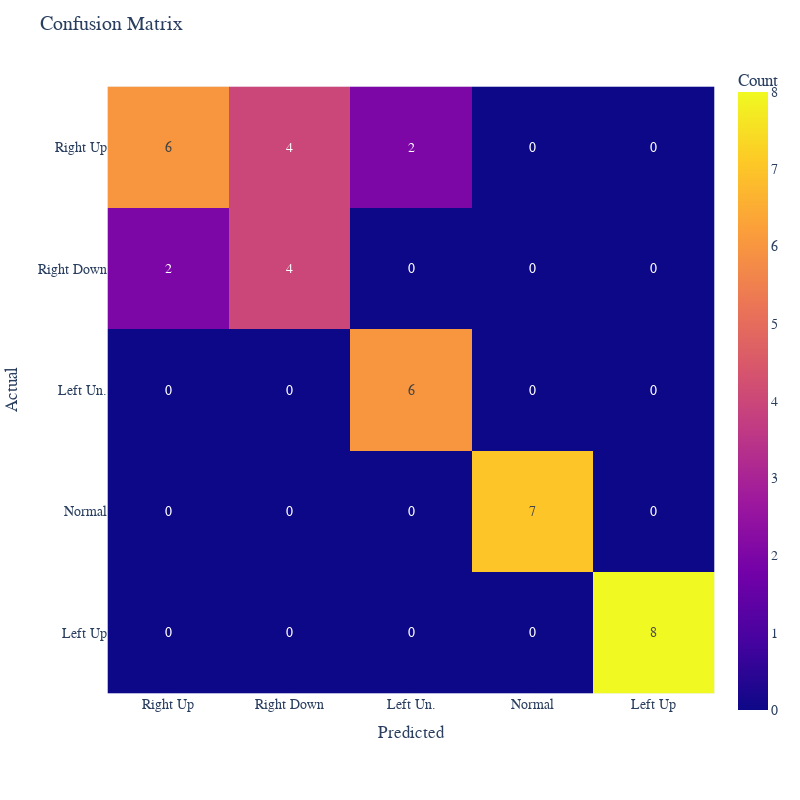

Notebook code cell kept with this figure:
### Code cell
conf_matrix = confusion_matrix(y_teste, predictions)

class_names = ['Right Up', 'Right Down', 'Left Un.', 'Normal', 'Left Up']


# Create a DataFrame from the confusion matrix
confusion_df = pd.DataFrame(conf_matrix,
                             columns=[f'{class_names[i]}' for i in range(conf_matrix.shape[1])],
                             index=[f'{class_names[i]}' for i in range(conf_matrix.shape[0])])


# Plot the heatmap
heatmap = px.imshow(confusion_df, labels=dict(x="Predicted", y="Actual", color="Count"), text_auto=True)

heatmap.update_layout(title='Confusion Matrix',
                      xaxis_nticks=5, yaxis_nticks=5,
                      font=dict(size=14, family='Courier New, monospace'),
                      width=800, height=800)

heatmap.show()

heatmap.write_html('hivecote2.html')

### Figure 1 — Plotly figure (JSON) as saved in the notebook; plotly's stock layout.template omitted (floating-point values rounded to 4 significant figures)
{"data": [{"coloraxis": "coloraxis", "hovertemplate": "Predicted: %{x}<br>Actual: %{y}<br>Count: %{z}<extra></extra>", "name": "0", "texttemplate": "%{z}", "type": "heatmap", "x": ["Right Up", "Right Down", "Left Un.", "Normal", "Left Up"], "xaxis": "x", "y": ["Right Up", "Right Down", "Left Un.", "Normal", "Left Up"], "yaxis": "y", "z": [[6, 4, 2, 0, 0], [2, 4, 0, 0, 0], [0, 0, 6, 0, 0], [0, 0, 0, 7, 0], [0, 0, 0, 0, 8]]}], "layout": {"coloraxis": {"colorbar": {"title": {"text": "Count"}}, "colorscale": [[0, "#0d0887"], [0.1111, "#46039f"], [0.2222, "#7201a8"], [0.3333, "#9c179e"], [0.4444, "#bd3786"], [0.5556, "#d8576b"], [0.6667, "#ed7953"], [0.7778, "#fb9f3a"], [0.8889, "#fdca26"], [1, "#f0f921"]]}, "font": {"family": "Courier New, monospace", "size": 14}, "height": 800, "margin": {"t": 60}, "title": {"text": "Confusion Matrix"}, "width": 800, "xaxis": {"anchor": "y", "constrain": "domain", "domain": [0, 1], "nticks": 5, "scaleanchor": "y", "title": {"text": "Predicted"}}, "yaxis": {"anchor": "x", "autorange": "reversed", "constrain": "domain", "domain": [0, 1], "nticks": 5, "title": {"text": "Actual"}}}}
